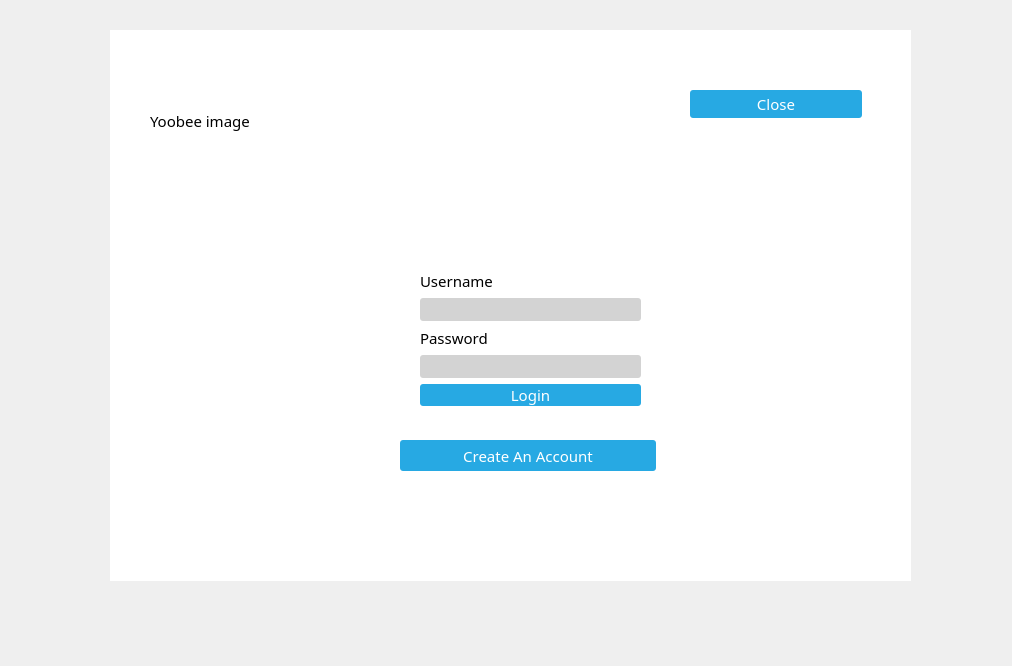
<?xml version="1.0" encoding="UTF-8"?>
<ui version="4.0">
 <class>loginscreen</class>
 <widget class="QDialog" name="loginscreen">
  <property name="geometry">
   <rect>
    <x>0</x>
    <y>0</y>
    <width>1012</width>
    <height>666</height>
   </rect>
  </property>
  <property name="windowTitle">
   <string>Dialog</string>
  </property>
  <widget class="QFrame" name="gridFrame_3">
   <property name="geometry">
    <rect>
     <x>110</x>
     <y>30</y>
     <width>801</width>
     <height>551</height>
    </rect>
   </property>
   <property name="styleSheet">
    <string notr="true">*{
background: rgb(255, 255, 255);
font-size: 15px;
font-family: Century Gothic, sans-serif;
}

QFrame{
border: solid 10px rgba(0, 0, 0);
}

QLineEdit{
color: #8d98a1;
background-color: #d3d3d3;
font-size: 18px;
border-style: outset;
border-radius: 10px;
}
QPushButton{
background: #ced1d8;
border-style: outset;
border-radius: 5px;
}
QPushButton:pressed{
background-color: rgb(224, 0, 0);
border-style: inset;
}
</string>
   </property>
   <widget class="QLabel" name="img_2">
    <property name="geometry">
     <rect>
      <x>40</x>
      <y>30</y>
      <width>341</width>
      <height>121</height>
     </rect>
    </property>
    <property name="styleSheet">
     <string notr="true"/>
    </property>
    <property name="text">
     <string>Yoobee image</string>
    </property>
   </widget>
   <widget class="QPushButton" name="close">
    <property name="geometry">
     <rect>
      <x>580</x>
      <y>60</y>
      <width>172</width>
      <height>28</height>
     </rect>
    </property>
    <property name="styleSheet">
     <string notr="true">QPushButton
{
  color: white;
  background-color: #27a9e3;
  border-width: 0px;
  border-radius: 3px;
}
hover:

QPushButton:hover { background-color: #66c011; }</string>
    </property>
    <property name="text">
     <string>Close</string>
    </property>
   </widget>
   <widget class="QPushButton" name="Create">
    <property name="geometry">
     <rect>
      <x>290</x>
      <y>410</y>
      <width>256</width>
      <height>31</height>
     </rect>
    </property>
    <property name="styleSheet">
     <string notr="true">QPushButton
{
  color: white;
  background-color: #27a9e3;
  border-width: 0px;
  border-radius: 3px;
}
hover:

QPushButton:hover { background-color: #66c011; }</string>
    </property>
    <property name="text">
     <string>Create An Account</string>
    </property>
   </widget>
   <widget class="QWidget" name="formLayoutWidget">
    <property name="geometry">
     <rect>
      <x>310</x>
      <y>240</y>
      <width>221</width>
      <height>136</height>
     </rect>
    </property>
    <layout class="QVBoxLayout" name="verticalLayout_2">
     <item>
      <widget class="QLabel" name="label">
       <property name="text">
        <string>Username</string>
       </property>
      </widget>
     </item>
     <item>
      <widget class="QLineEdit" name="username_input">
       <property name="styleSheet">
        <string notr="true">QLabel { color: white; }
QLineEdit { border-radius: 3px; }</string>
       </property>
      </widget>
     </item>
     <item>
      <widget class="QLabel" name="label_2">
       <property name="text">
        <string>Password</string>
       </property>
      </widget>
     </item>
     <item>
      <widget class="QLineEdit" name="password_input">
       <property name="styleSheet">
        <string notr="true">QLabel { color: white; }
QLineEdit { border-radius: 3px; }</string>
       </property>
       <property name="echoMode">
        <enum>QLineEdit::Password</enum>
       </property>
      </widget>
     </item>
     <item>
      <widget class="QPushButton" name="login">
       <property name="styleSheet">
        <string notr="true">QPushButton
{
  color: white;
  background-color: #27a9e3;
  border-width: 0px;
  border-radius: 3px;
}
hover:

QPushButton:hover { background-color: #66c011; }</string>
       </property>
       <property name="text">
        <string>Login</string>
       </property>
      </widget>
     </item>
    </layout>
   </widget>
  </widget>
 </widget>
 <tabstops>
  <tabstop>Create</tabstop>
  <tabstop>close</tabstop>
 </tabstops>
 <resources/>
 <connections/>
</ui>
